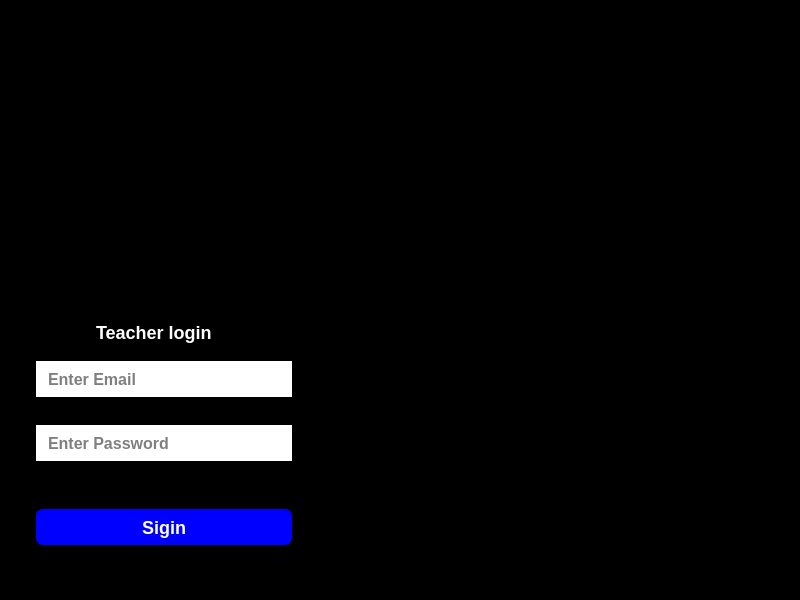
<?xml version="1.0" encoding="UTF-8"?>
<ui version="4.0">
 <class>TeacherLogin</class>
 <widget class="QDialog" name="TeacherLogin">
  <property name="geometry">
   <rect>
    <x>0</x>
    <y>0</y>
    <width>800</width>
    <height>600</height>
   </rect>
  </property>
  <property name="windowTitle">
   <string>Dialog</string>
  </property>
  <property name="styleSheet">
   <string notr="true">background-color: rgb(0, 0, 0);</string>
  </property>
  <widget class="QLabel" name="label">
   <property name="geometry">
    <rect>
     <x>96</x>
     <y>312</y>
     <width>131</width>
     <height>41</height>
    </rect>
   </property>
   <property name="styleSheet">
    <string notr="true"> color: white;
    font-weight: bold;
    font-family: &quot;Roboto&quot;;
    font-size: 18px;</string>
   </property>
   <property name="text">
    <string>Teacher login</string>
   </property>
  </widget>
  <widget class="QPushButton" name="pushButton">
   <property name="geometry">
    <rect>
     <x>255</x>
     <y>428</y>
     <width>30</width>
     <height>30</height>
    </rect>
   </property>
   <property name="cursor">
    <cursorShape>PointingHandCursor</cursorShape>
   </property>
   <property name="styleSheet">
    <string notr="true">QLabel, QPushButton {
    background-color: rgba(255, 255, 255, 0); 
border: 0px;
}
</string>
   </property>
   <property name="text">
    <string/>
   </property>
  </widget>
  <widget class="QLineEdit" name="Email">
   <property name="geometry">
    <rect>
     <x>36</x>
     <y>361</y>
     <width>256</width>
     <height>36</height>
    </rect>
   </property>
   <property name="styleSheet">
    <string notr="true">QLineEdit {
    border: none;
    border-bottom: 0px solid black;
    background-color: white;
    color: black;
    font-weight: bold;
    font-family: &quot;Roboto&quot;;
    font-size: 16px;
    padding-left: 10px;
}
</string>
   </property>
   <property name="placeholderText">
    <string>Enter Email</string>
   </property>
  </widget>
  <widget class="QLineEdit" name="password">
   <property name="geometry">
    <rect>
     <x>36</x>
     <y>425</y>
     <width>256</width>
     <height>36</height>
    </rect>
   </property>
   <property name="cursor">
    <cursorShape>IBeamCursor</cursorShape>
   </property>
   <property name="styleSheet">
    <string notr="true">QLineEdit {
    border: none;
    border-bottom: 0px solid black;
    background-color: white;
    color: black;
    font-weight: bold;
    font-family: &quot;Roboto&quot;;
    font-size: 16px;
    padding-left: 10px;
}
</string>
   </property>
   <property name="echoMode">
    <enum>QLineEdit::Password</enum>
   </property>
   <property name="placeholderText">
    <string>Enter Password</string>
   </property>
  </widget>
  <widget class="QPushButton" name="pushButton_2">
   <property name="geometry">
    <rect>
     <x>36</x>
     <y>509</y>
     <width>256</width>
     <height>36</height>
    </rect>
   </property>
   <property name="cursor">
    <cursorShape>PointingHandCursor</cursorShape>
   </property>
   <property name="styleSheet">
    <string notr="true">QPushButton {
    border-radius: 7px;
    border: 0px solid black;
    background-color: rgb(0, 0, 255);
    color: white;
    font-size: 18px;
    font-weight: bold;
}

QPushButton:hover {
    background-color: rgb(50, 50, 255);
}

QPushButton:pressed {
    background-color: rgb(0, 0, 200); 
}
</string>
   </property>
   <property name="text">
    <string>Sigin</string>
   </property>
  </widget>
  <widget class="QLabel" name="invalid">
   <property name="geometry">
    <rect>
     <x>200</x>
     <y>460</y>
     <width>131</width>
     <height>21</height>
    </rect>
   </property>
   <property name="styleSheet">
    <string notr="true">color: red;</string>
   </property>
   <property name="text">
    <string/>
   </property>
  </widget>
  <widget class="QLabel" name="label_2">
   <property name="geometry">
    <rect>
     <x>355</x>
     <y>0</y>
     <width>445</width>
     <height>600</height>
    </rect>
   </property>
   <property name="styleSheet">
    <string notr="true"/>
   </property>
   <property name="text">
    <string/>
   </property>
  </widget>
  <widget class="QLabel" name="label_3">
   <property name="geometry">
    <rect>
     <x>28</x>
     <y>136</y>
     <width>372</width>
     <height>174</height>
    </rect>
   </property>
   <property name="styleSheet">
    <string notr="true"/>
   </property>
   <property name="text">
    <string>TextLabel</string>
   </property>
  </widget>
  <zorder>label</zorder>
  <zorder>Email</zorder>
  <zorder>pushButton_2</zorder>
  <zorder>invalid</zorder>
  <zorder>label_2</zorder>
  <zorder>password</zorder>
  <zorder>label_3</zorder>
  <zorder>pushButton</zorder>
 </widget>
 <resources/>
 <connections/>
</ui>
